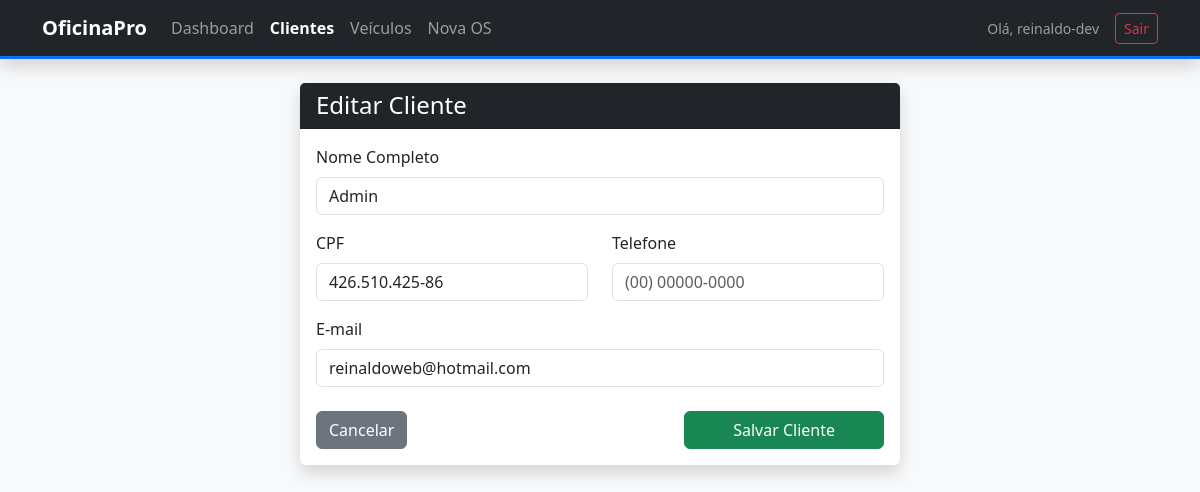
The app's page /oficina/cliente/editar/3/ (signed in) with its own data.
### gestao/models.py (models this page shows, shortened)
class Cliente(models.Model):
    nome = models.CharField(max_length=100)
    email = models.EmailField()
    telefone = models.CharField(max_length=20)
    cpf = models.CharField(max_length=14, unique=True)

### gestao/views.py (the view, shortened to what this page needs)
# urls.py: path("cliente/editar/<int:pk>/", views.salvar_cliente, name="editar_cliente"),
@login_required
def salvar_cliente(request, pk=None):
    cliente = get_object_or_404(Cliente, pk=pk) if pk else None
    return render(request, 'gestao/form_cliente.html', {
        'cliente': cliente
    })

### gestao/templates/gestao/form_cliente.html (shortened to what this page needs)
{% extends 'gestao/base.html' %}
{% block content %}
<div class="container my-4">
    <div class="card shadow mx-auto" style="max-width: 600px;">
        <div class="card-header bg-dark text-white">
            <h4 class="mb-0">{% if cliente %}Editar{% else %}Novo{% endif %} Cliente</h4>
        </div>
        <div class="card-body">
            <form method="POST">
                <div class="mb-3">
                    <label class="form-label">Nome Completo</label>
                    <input type="text" name="nome" class="form-control" value="{{ cliente.nome|default:'' }}" required>
                </div>
                <div class="row">
                    <div class="col-md-6 mb-3">
                        <label class="form-label">CPF</label>
                        <input type="text" name="cpf" class="form-control" placeholder="000.000.000-00" value="{{ cliente.cpf|default:'' }}" required>
                    </div>
                    <div class="col-md-6 mb-3">
                        <label class="form-label">Telefone</label>
                        <input type="text" name="telefone" class="form-control" placeholder="(00) 00000-0000" value="{{ cliente.telefone|default:'' }}" required>
                    </div>
                </div>
                <div class="mb-3">
                    <label class="form-label">E-mail</label>
                    <input type="email" name="email" class="form-control" value="{{ cliente.email|default:'' }}" required>
                </div>
                <div class="d-flex justify-content-between mt-4">
                    <a href="{% url 'lista_clientes' %}" class="btn btn-secondary">Cancelar</a>
                    <button type="submit" class="btn btn-success px-5">Salvar Cliente</button>
                </div>
            </form>
        </div>
    </div>
</div>
{% endblock %}

### gestao/templates/gestao/base.html (shortened to what this page needs)
{% load static %}
<!DOCTYPE html>
<html lang="pt-br">
<head>
    <link href="https://cdn.jsdelivr.net/npm/bootstrap@5.3.0/dist/css/bootstrap.min.css" rel="stylesheet">
    <link rel="stylesheet" href="{% static 'gestao/css/style.css' %}">
</head>
<body class="bg-light">
    <nav class="navbar navbar-expand-lg navbar-dark bg-dark shadow mb-4">
        <div class="container">
            <a class="navbar-brand fw-bold" href="{% url 'dashboard' %}">
                 OficinaPro
            </a>
            <div class="collapse navbar-collapse" id="navbarNav">
                <ul class="navbar-nav me-auto">
                    <li class="nav-item">
                        <a class="nav-link {% if request.resolver_match.url_name == 'dashboard' %}active fw-bold text-white{% endif %}"
                            href="{% url 'dashboard' %}">
                             Dashboard
                        </a>
                    </li>
                    <li class="nav-item">
                        <a class="nav-link {% if 'cliente' in request.resolver_match.url_name %}active fw-bold text-white{% endif %}"
                            href="{% url 'lista_clientes' %}">
                             Clientes
                        </a>
                    </li>
                    <li class="nav-item">
                        <a class="nav-link {% if 'veiculo' in request.resolver_match.url_name %}active fw-bold text-white{% endif %}"
                            href="{% url 'lista_veiculos' %}">
                             Veículos
                        </a>
                    </li>
                    <li class="nav-item">
                        <a class="nav-link {% if 'os' in request.resolver_match.url_name %}active fw-bold text-white{% endif %}"
                            href="{% url 'nova_os' %}">
                             Nova OS
                        </a>
                    </li>
                </ul>
                <div class="d-flex align-items-center">
                    <span class="navbar-text me-3 small">
                         Olá, {{ user.username }}
                    </span>
                    <form action="{% url 'logout' %}" method="post" class="d-inline">
                        <button type="submit" class="btn btn-sm btn-outline-danger">
                             Sair
                        </button>
                    </form>
                </div>
            </div>
        </div>
        </nav>
    <div class="container">
        {% block content %}
        {% endblock %}
    </div>
</body>
</html>

### gestao/static/gestao/css/style.css (style rules this page uses)
body { background-color: #f8f9fa; }
.navbar { border-bottom: 3px solid #0d6efd; }
.nav-link { transition: all 0.3s ease; }
.card { border: none; transition: transform 0.2s; }

### records on screen
Cliente: nome "Admin", cpf "426.510.425-86", email "reinaldoweb@hotmail.com"

### other values on screen
{{ user.username }} "reinaldo-dev"
